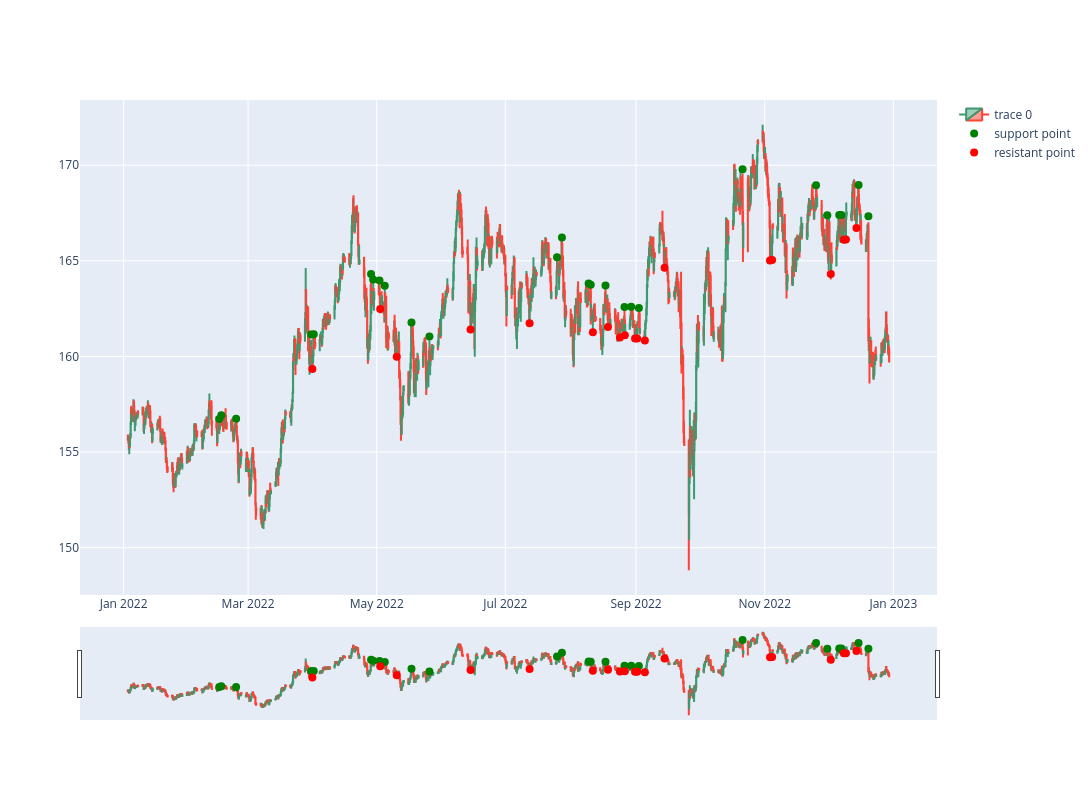

The notebook cell saved with this chart:
### Code cell
start_date_chart = '2022-1-1 00:00'
end_date_chart = '2022-12-30 00:00'
dfpl = df_h4.loc[start_date_chart : end_date_chart]#.set_index("Gmt time")

# Create a plot with 2 rows
fig = make_subplots(rows=1, cols=1)

# Add candlestick plot on the first row
fig.add_trace(go.Candlestick(x=dfpl.index,
                             open=dfpl['Open'],
                             high=dfpl['High'],
                             low=dfpl['Low'],
                             close=dfpl['Close']),
              row=1, col=1)

#Add markers for trade entry points on the same subplot
fig.add_trace(go.Scatter(x=dfpl.index, y=dfpl['support_point'], mode="markers",
                         marker=dict(size=8, color="green"),
                         name="support point"),
              row=1, col=1)

#Add markers for trade entry points on the same subplot
fig.add_trace(go.Scatter(x=dfpl.index, y=dfpl['resistant_point'], mode="markers",
                         marker=dict(size=8, color="red"),
                         name="resistant point"),
              row=1, col=1)

fig.update_layout(width=1200, height=800, sliders=[])
fig.show()

### Figure 1 — Plotly figure (JSON) as saved in the notebook; plotly's stock layout.template omitted (floating-point values rounded to 4 significant figures; data arrays with more than 128 entries replaced by an {"elided": "..."} marker saying what was removed)
{"data": [{"close": {"elided": "1555 float values"}, "high": {"elided": "1555 float values"}, "low": {"elided": "1555 float values"}, "open": {"elided": "1555 float values"}, "type": "candlestick", "x": {"elided": "1555 str values"}, "xaxis": "x", "yaxis": "y"}, {"marker": {"color": "green", "size": 8}, "mode": "markers", "name": "support point", "type": "scatter", "x": {"elided": "1555 str values"}, "xaxis": "x", "y": {"elided": "1555 float values"}, "yaxis": "y"}, {"marker": {"color": "red", "size": 8}, "mode": "markers", "name": "resistant point", "type": "scatter", "x": {"elided": "1555 str values"}, "xaxis": "x", "y": {"elided": "1555 float values"}, "yaxis": "y"}], "layout": {"height": 800, "width": 1200, "xaxis": {"anchor": "y", "domain": [0, 1]}, "yaxis": {"anchor": "x", "domain": [0, 1]}}}
